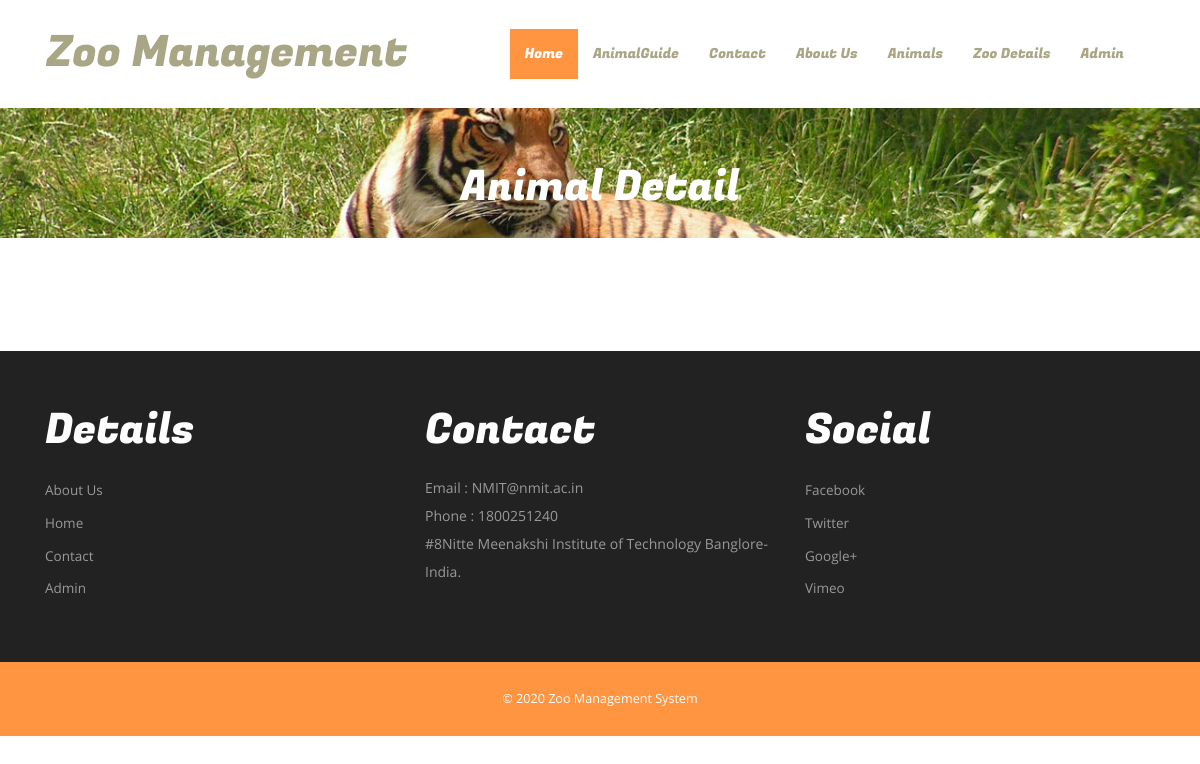
Page /animal-detail.php on the committed database.
### tables this page shows
CREATE TABLE `tblpage` (
  `ID` int(10) NOT NULL,
  `PageType` varchar(200) DEFAULT NULL,
  `PageTitle` varchar(200) DEFAULT NULL,
  `PageDescription` mediumtext DEFAULT NULL,
  `Email` varchar(200) DEFAULT NULL,
  `MobileNumber` bigint(10) DEFAULT NULL,
  `UpdationDate` timestamp NULL DEFAULT NULL ON UPDATE current_timestamp()
);

### includes/special.php (the view)
<div class="specials-section">
					<div class="container">
						<div class="specials-grids">
							<div class="col-md-4 specials1">
								<h3> details</h3>
								<ul>
									<li><a href="about.php">About Us</a></li>
									<li><a href="index.php">Home</a></li>
									<li><a href="contact.php">Contact</a></li>
									<li><a href="admin/index.php">Admin</a></li>
								</ul>
							</div>
							<div class="col-md-4 specials1">
								<h3>contact</h3>
								<?php
 $query=mysqli_query($con,"select * from  tblpage where PageType='contactus'");
 while ($row=mysqli_fetch_array($query)) {
 ?>
								<address>
									<p>Email : <?php  echo $row['Email'];?></p>
								 <p>Phone : <?php  echo $row['MobileNumber'];?></p>
								 <p><?php  echo $row['PageDescription'];?></p>
								</address><?php } ?>
							</div>
							<div class="col-md-4 specials1">
								<h3>social</h3>
								<ul>
									<li><a href="#">facebook</a></li>
									<li><a href="#">twitter</a></li>
									<li><a href="#">google+</a></li>
									<li><a href="#">vimeo</a></li>
								</ul>
							</div>
							<div class="clearfix"></div>
						</div>
					</div>
				</div>

### css/style.css (style rules this page uses)
body a { transition:0.5s all; -webkit-transition:0.5s all; -moz-transition:0.5s all; -o-transition:0.5s all; -ms-transition:0.5s all; }
h1,h2,h3,h4,h5,h6 { padding:0 0; margin:0 0; }
p { padding:0 0; margin:0 0; }
ul { padding:0 0; margin:0 0; }
body { padding:0 0; margin:0 0; font-family: 'OpenSans-Regular' }
.specials-section { padding: 4em 0; background: #222; }
.specials-section h3 { font-size: 3em; text-transform: capitalize; font-family: 'FugazOne-Regular'; color: #fff; margin-bottom: 0.5em; }
.specials1 p { font-size: 1em; line-height: 2em; color: #999; }
.specials1 ul li { list-style-type: none; padding: 0.3em 0; }
.specials1 ul li a { font-size: 0.965em; text-decoration: none; line-height: 1.8em; color: #999; list-style: none; text-transform: capitalize; }

### rows in the picture
tblpage: Email "NMIT@nmit.ac.in", MobileNumber "1800251240", PageDescription "#8Nitte Meenakshi Institute of Technology Banglore-India."
